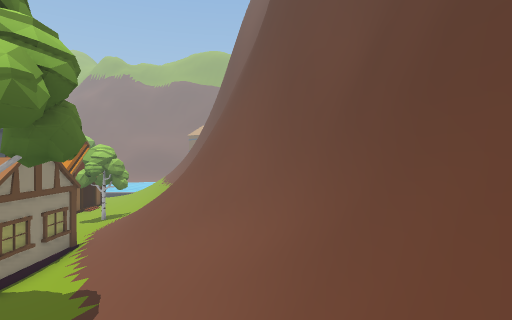
view 1 (above)

24 first-person views from a walk through a 3-D level made in the Unity game engine. The camera is 1.5 m above the floor, looks level and sees 75° across. The floor is counted in squares, 2 m on a side. Each view is taken from the middle of a square. On the plan, view 1 faces up. The plan holds only what a view shows up to about 11 squares ahead; the rest is blank. The place goes on beyond the plan. The player character is not drawn. Some animated figures are not drawn. Some surface patterns are stand-ins.

view 2
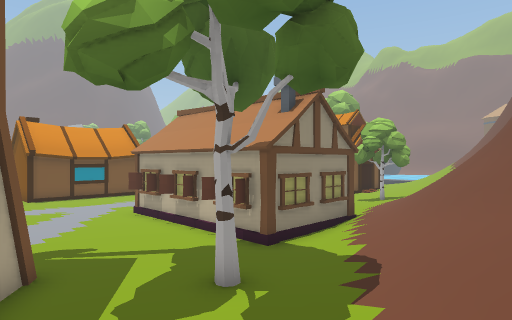

view 3
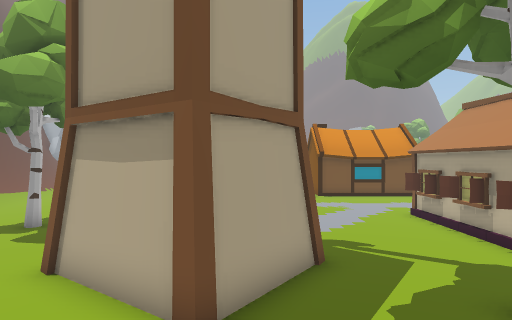

view 4
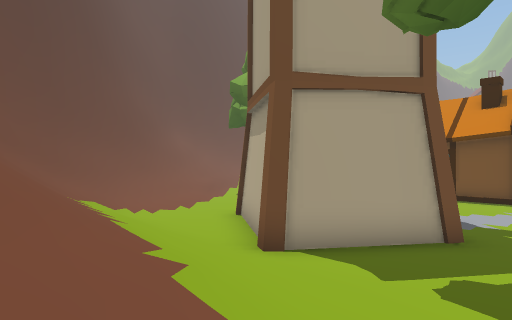

view 5
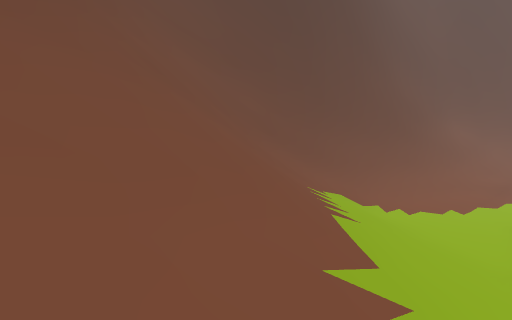

view 6
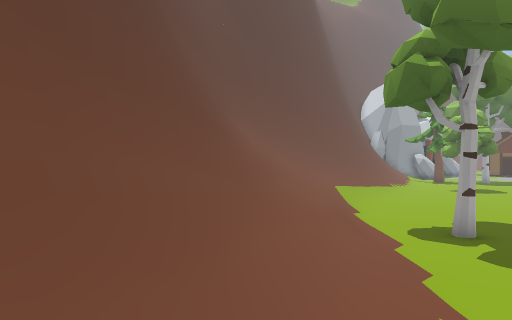

view 7
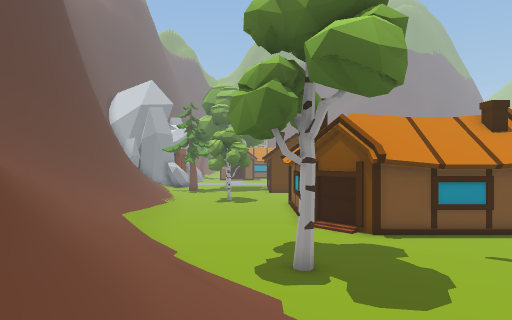

view 8
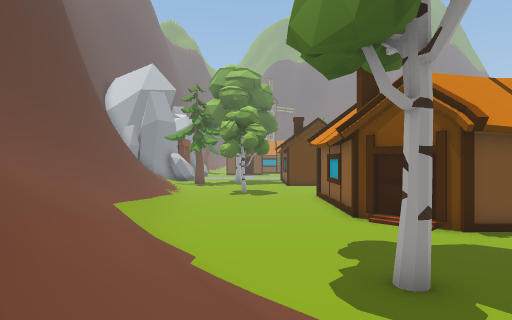

view 9
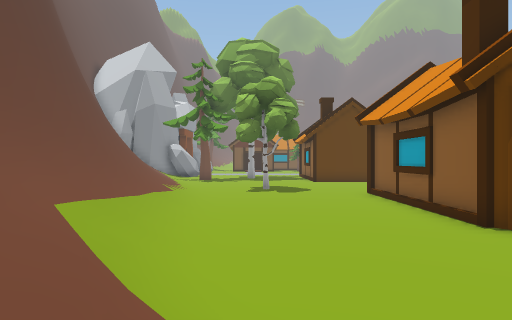

view 10
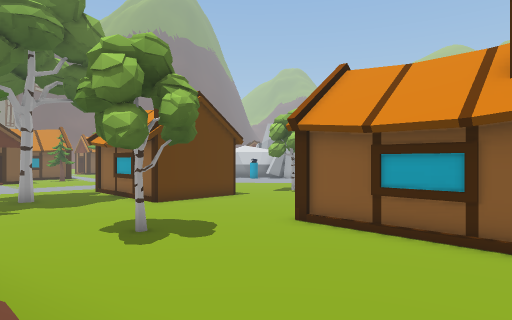

view 11
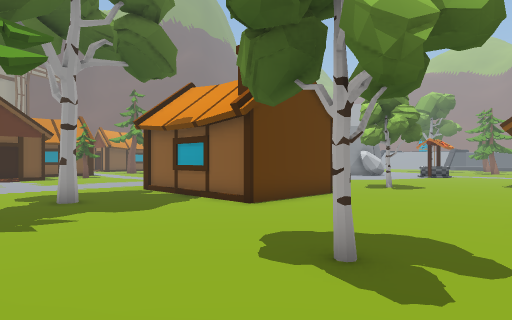

view 12
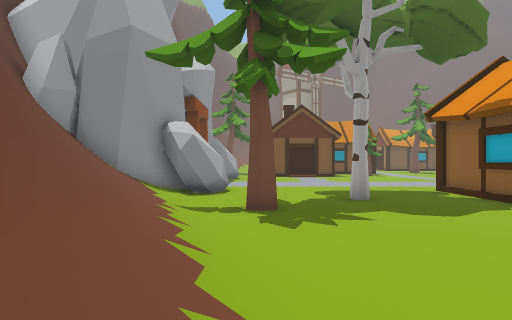

view 13
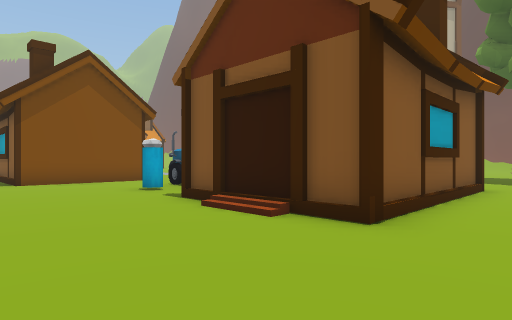

view 14
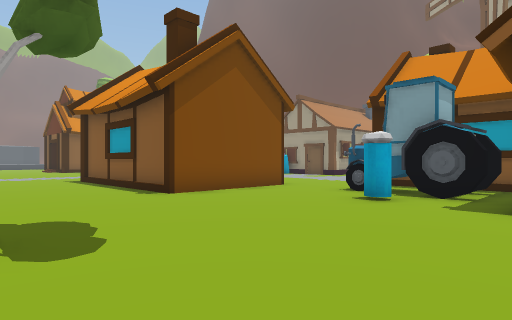

view 15
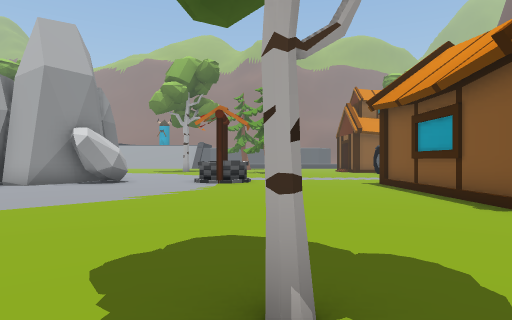

view 16
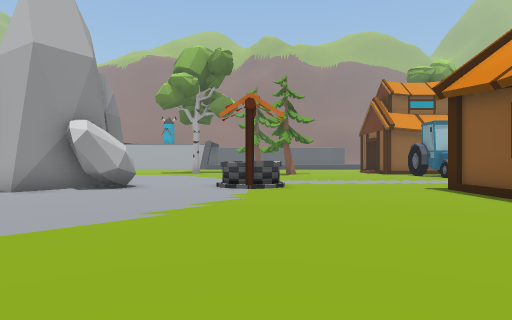

view 17
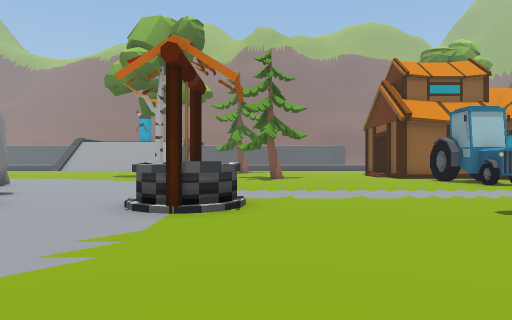

view 18
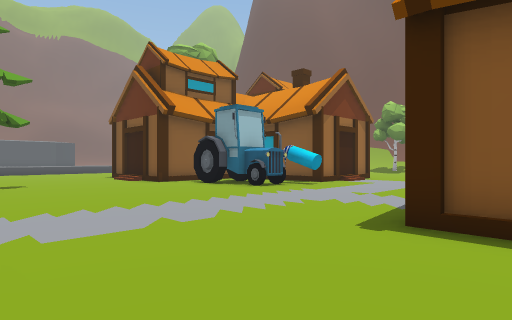

view 19
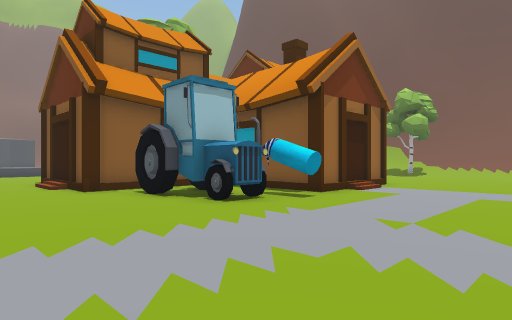

view 20
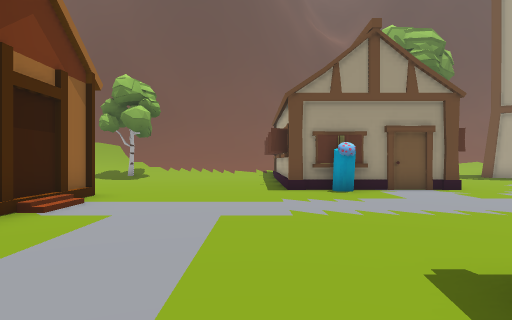

view 21
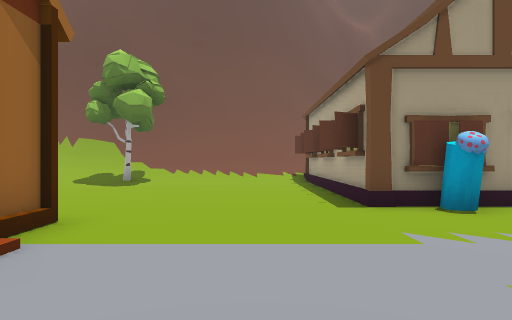

view 22
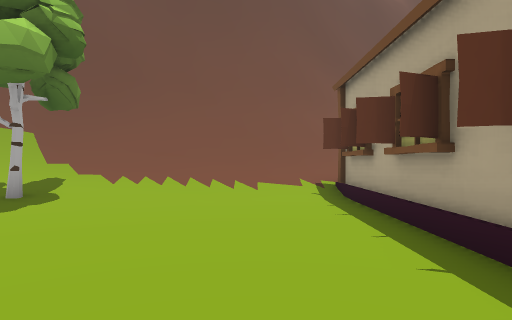

view 23
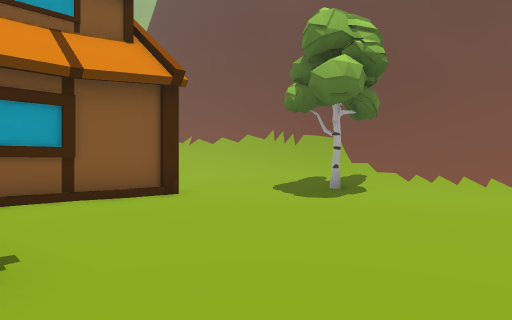

view 24
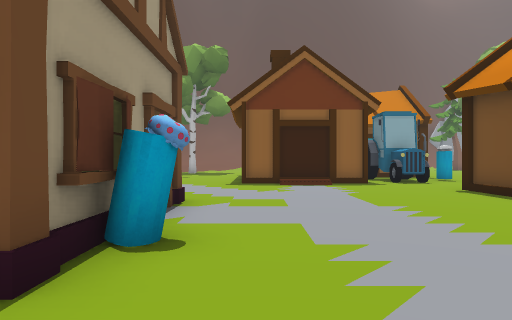

### Floor plan
Key: @ floor where view 1 was taken; # wall or solid block; . main floor; : floor 0.25 m higher than the main floor; / step, stairs or slope; = window, fence, low wall or low ledge; H house; T tree; O other object.
Columns run from 34 left of view 1 to 2 right of it. Each row starts with its distance up from view 1.
 21         ....##      ####://///#
 20        T.......     ::...:///=#
 19        ......OO.    .....:////#
 18 ...   .......OO.#   ......T///#
 17 ...   .......OOO####......////##
 16 ....  .........O........../////#
 15 ....  ..................../////#
 14 #.... .....................////#
 13 ##..OO...................../////
 12 ##...O...............HHHHHHH////
 11 ..........#   ......H      H/////#
 10 ..........#    ......#     H/////##
  9 ..........#   H......      H.////###
  8  .........#   H......HHHHHHH./////=#
  7  .........#   ................/////#
  6   ........####...............T:////#
  5    ...........................// //##
  4    .........................../// /##
  3     ..T.......O.####......#.../////=#
  2       ......O.O.#  #...   ###./////##
  1       ........O.#  #..      ##/////#
  0        ........H#  #....   ##:////@#
 -1       ......#      #.....  #./////=#
 -2       ......#     ##........./////##
 -3       ......#    ##/.........////=##
 -4       ......######/......../////###
 -5 ###H##.................T../////##
 -6 .........................//////##
 -7 .......................//////###
 -8 ..T.......T...........//////##
 -9 ...................///////###
-10 ...........//////////////##
-11 ....T...// /////////////##
-12 #..../////  /#####=////
-13 ##///////   ##########

Where each view was taken, in squares from view 1:
view 1: 0 up, 0 right, facing up
view 2: 2 up, 1 left, facing up-left
view 3: 2 up, 1 left, facing left
view 4: 5 up, 1 left, facing down-left
view 5: 4 up, 2 left, facing down
view 6: 3 down, 3 left, facing down-left
view 7: 6 down, 4 left, facing left
view 8: 7 down, 7 left, facing left
view 9: 8 down, 11 left, facing left
view 10: 11 down, 17 left, facing up-left
view 11: 11 down, 22 left, facing up-left
view 12: 11 down, 23 left, facing left
view 13: 6 down, 26 left, facing up-right
view 14: 1 down, 28 left, facing up-right
view 15: 1 up, 28 left, facing up
view 16: 3 up, 29 left, facing up
view 17: 7 up, 28 left, facing up
view 18: 10 up, 28 left, facing up-right
view 19: 12 up, 25 left, facing up-right
view 20: 13 up, 22 left, facing right
view 21: 14 up, 19 left, facing right
view 22: 14 up, 14 left, facing right
view 23: 14 up, 15 left, facing up-right
view 24: 14 up, 15 left, facing down
